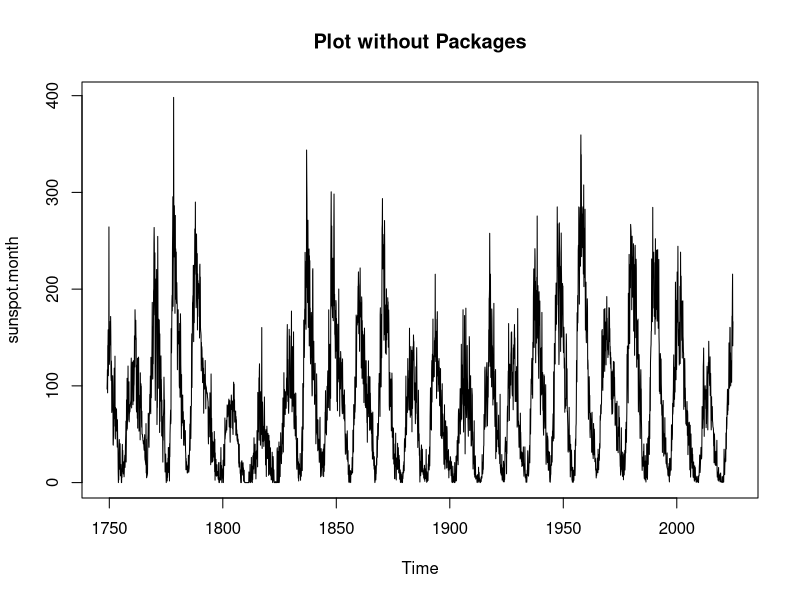

Write R code to recreate this figure. (Note: this script raises an error after producing the figure.)
install.packages("lattice")
library(lattice)

install.packages("ggplot2")
library(ggplot2)

sunspot.month<-datasets::sunspot.month

plot(sunspot.month, main="Plot without Packages")

xyplot(sunspot.month~time, sunspot.month, grid = TRUE, main="Plot using Lattice")

ggplot(sunspot.month, aes(time, sunspot.month)) + 
  geom_point(data=sunspot.month, aes(time, sunspot.month), colour = 'red', size = .5) + 
  ggtitle("Plot using Ggplot2") +
  theme(plot.title = element_text(hjust = 0.5))
